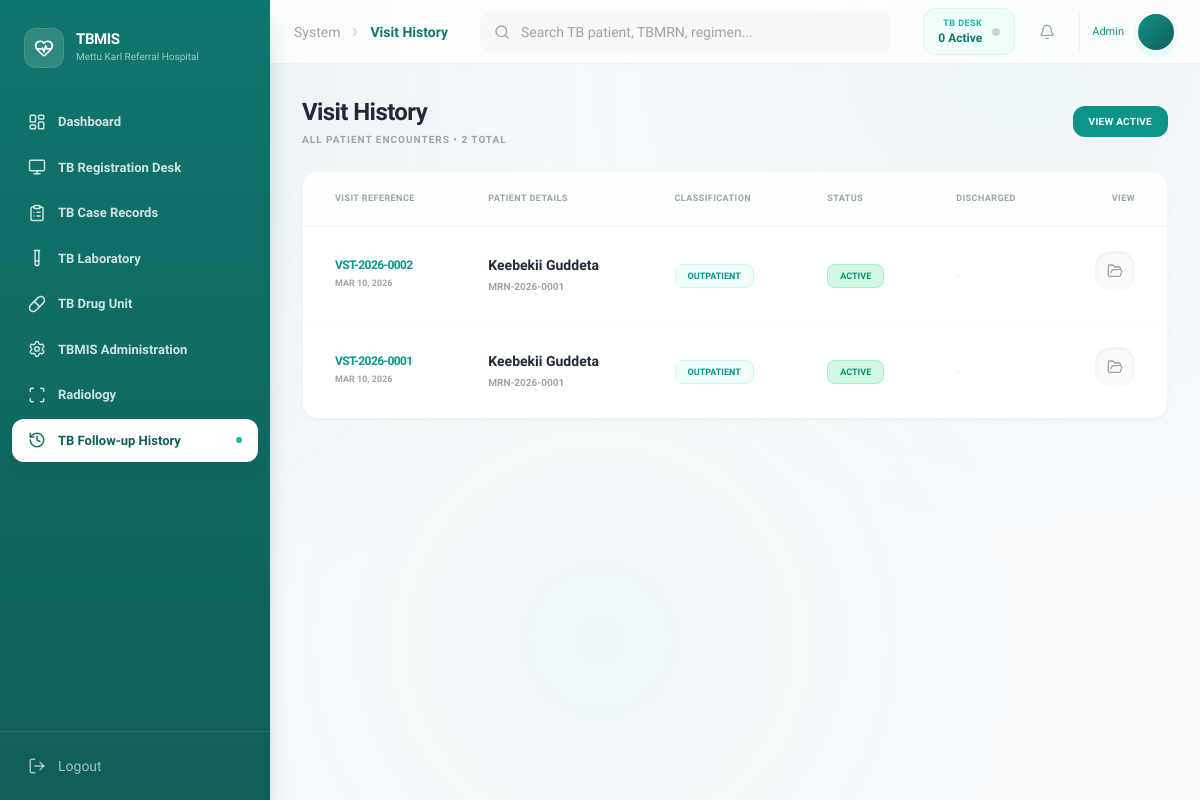
The app's page /index.php?page=visit-history (signed in) with its own data.
### tables this page shows
CREATE TABLE `medical_visits` (
  `visit_id` varchar(20) NOT NULL,
  `patient_id` varchar(20) DEFAULT NULL,
  `visit_date` date NOT NULL,
  `visit_type` enum('Outpatient','Emergency','Inpatient') NOT NULL,
  `clinical_notes` text DEFAULT NULL,
  `created_at` timestamp NOT NULL DEFAULT current_timestamp(),
  `triage_level` enum('Critical','Urgent','Non-Urgent') DEFAULT NULL,
  `status` enum('active','completed','cancelled') NOT NULL DEFAULT 'active',
  `triage_completed` tinyint(1) DEFAULT 0,
  `doctor_assigned` varchar(20) DEFAULT NULL,
  `doctor_completed` tinyint(1) DEFAULT 0,
  `assigned_doctor_id` varchar(20) DEFAULT NULL,
  `assigned_nurse_id` varchar(20) DEFAULT NULL
);

CREATE TABLE `patients` (
  `patient_id` varchar(20) NOT NULL,
  `medical_record_number` varchar(30) NOT NULL,
  `full_name` varchar(100) NOT NULL,
  `age` int(11) NOT NULL,
  `gender` varchar(10) NOT NULL,
  `address` varchar(255) DEFAULT NULL,
  `contact_details` varchar(100) DEFAULT NULL,
  `registered_date` date NOT NULL,
  `created_at` timestamp NOT NULL DEFAULT current_timestamp()
);

### includes/classes/visit.php (called while the page is built, shortened)
<?php
class Visit
{
    private $conn;
    private $table = "medical_visits";
    public function __construct($db)
    {
        $this->conn = $db;
    }
    public function getAllPaginated($limit, $offset)
    {
        $query = "SELECT v.*, p.full_name, p.medical_record_number
              FROM " . $this->table . " v
              JOIN patients p ON v.patient_id = p.patient_id
              ORDER BY v.created_at DESC
              LIMIT :limit OFFSET :offset";
        $stmt = $this->conn->prepare($query);
        $stmt->bindValue(':limit', (int) $limit, PDO::PARAM_INT);
        $stmt->bindValue(':offset', (int) $offset, PDO::PARAM_INT);
        $stmt->execute();
        return $stmt;
    }
    public function countAllVisits()
    {
        $query = "SELECT COUNT(*) as total FROM " . $this->table;
        $stmt = $this->conn->prepare($query);
        $stmt->execute();
        $row = $stmt->fetch(PDO::FETCH_ASSOC);
        return $row['total'];
    }
}

### modules/medical-record/visit-history.php (the view, shortened to what this page needs)
<?php
$limit = 10;
$current_page = isset($_GET['p']) ? (int) $_GET['p'] : 1;
$offset = ($current_page - 1) * $limit;
$total_records = $visitObj->countAllVisits();
$logs = $visitObj->getAllPaginated($limit, $offset);
?>
<div class="space-y-6">
    <div class="flex items-center justify-between">
        <div>
            <h1 class="text-2xl font-bold text-gray-800 tracking-tight">Visit History</h1>
            <p class="text-[10px] text-gray-400 font-bold uppercase tracking-widest mt-1">
                All patient encounters • <?php echo $total_records; ?> total
            </p>
        </div>
        <a href="index.php?page=visit"
            class="px-4 py-2 bg-teal-600 text-white rounded-xl text-[10px] font-semibold uppercase tracking-wide hover:bg-teal-700 transition-all">
            View Active
        </a>
    </div>
    <div class="bg-white rounded-2xl border border-gray-100 shadow-sm overflow-hidden">
        <table class="w-full text-left">
            <thead
                class="bg-gray-50/30 text-[9px] font-semibold text-gray-400 uppercase tracking-wider border-b border-gray-100">
                <tr>
                    <th class="px-8 py-5">Visit Reference</th>
                    <th class="px-8 py-5">Patient Details</th>
                    <th class="px-8 py-5">Classification</th>
                    <th class="px-8 py-5">Status</th>
                    <th class="px-8 py-5">Discharged</th>
                    <th class="px-8 py-5 text-right">View</th>
                </tr>
            </thead>
            <tbody class="divide-y divide-gray-50">
                <?php while ($v = $logs->fetch(PDO::FETCH_ASSOC)):
                    $bg_style = ($v['visit_type'] == 'Emergency') ? 'bg-red-50 text-red-600 border-red-100' : 'bg-teal-50 text-teal-600 border-teal-100';
                    $statusColor = ($v['status'] == 'active') ? 'emerald' : 'gray';
                    $statusText = ($v['status'] == 'active') ? 'Active' : 'Completed';
                    $isDischarged = ($v['status'] == 'completed');
                    ?>
                    <tr class="hover:bg-teal-50/20 transition-all group">
                        <td class="px-8 py-6">
                            <p class="text-xs font-semibold text-teal-600 mb-1 tracking-tighter">
                                <?php echo $v['visit_id']; ?>
                            </p>
                            <p class="text-[9px] font-bold text-gray-400 uppercase">
                                <?php echo date("M d, Y", strtotime($v['created_at'])); ?>
                            </p>
                        </td>
                        <td class="px-8 py-6">
                            <p class="font-semibold text-gray-800 text-sm">
                                <?php echo $v['full_name']; ?>
                            </p>
                            <p class="text-[10px] text-gray-400 font-bold uppercase mt-1">
                                <?php echo $v['medical_record_number']; ?>
                            </p>
                        </td>
                        <td class="px-8 py-6">
                            <span
                                class="px-3 py-1.5 <?php echo $bg_style; ?> text-[9px] font-semibold uppercase rounded-lg border">
                                <?php echo $v['visit_type']; ?>
                            </span>
                        </td>
                        <td class="px-8 py-6">
                            <span
                                class="px-3 py-1.5 bg-<?php echo $statusColor; ?>-100 text-<?php echo $statusColor; ?>-600 text-[9px] font-semibold uppercase rounded-lg border border-<?php echo $statusColor; ?>-200">
                                <?php echo $statusText; ?>
                            </span>
                        </td>
                        <td class="px-8 py-6">
                            <?php if ($isDischarged): ?>
                                <span class="text-[10px] font-medium text-gray-400 bg-gray-100 px-2 py-1 rounded-full">Yes</span>
                            <?php else: ?>
                                <span class="text-[10px] font-medium text-gray-300">-</span>
                            <?php endif; ?>
                        </td>
                        <td class="px-8 py-6 text-right">
                            <?php if ($isDischarged): ?>
                                <a href="index.php?page=consultation&id=<?php echo $v['patient_id']; ?>&vid=<?php echo $v['visit_id']; ?>&viewonly=1"
                                    class="p-3 bg-gray-50 text-gray-400 hover:text-teal-600 hover:bg-teal-50 rounded-2xl transition-all inline-block shadow-inner group"
                                    title="View Patient History (Read Only)">
                                    <i data-lucide="eye" class="w-4 h-4 group-hover:scale-110 transition-transform"></i>
                                </a>
                            <?php else: ?>
                                <?php if ($_SESSION['role'] == 'Nurse'): ?>
                                    <a href="index.php?page=record-vital&id=<?php echo $v['patient_id']; ?>&vid=<?php echo $v['visit_id']; ?>"
                                        class="p-3 bg-gray-50 text-gray-400 hover:text-teal-600 hover:bg-teal-50 rounded-2xl transition-all inline-block shadow-inner group relative"
                                        title="Record Vital Signs">
                                        <i data-lucide="activity" class="w-4 h-4 group-hover:scale-110 transition-transform"></i>
                                    </a>
                                <?php else: ?>
                                    <a href="index.php?page=records&id=<?php echo $v['patient_id']; ?>"
                                        class="p-3 bg-gray-50 text-gray-400 hover:text-teal-600 hover:bg-teal-50 rounded-2xl transition-all inline-block shadow-inner group"
                                        title="View Records">
                                        <i data-lucide="folder-open" class="w-4 h-4 group-hover:scale-110 transition-transform"></i>
                                    </a>
                                <?php endif; ?>
                            <?php endif; ?>
                        </td>
                    </tr>
                <?php endwhile; ?>
            </tbody>
        </table>
    </div>
</div>

### index.php (style rules this page uses)
body { font-family: 'Sora', sans-serif; background: #F8FAFC; }
body::before { content: ''; position: fixed; top: 0; left: 0; right: 0; bottom: 0; background: radial-gradient(circle at 10% 15%, rgba(15, 118, 110, 0.06), transparent 40%), radial-gradient(circle at 85% 5%, rgba(13, 148, 136, 0.04), transparent 40%), radial-gradient(circle at 50% 80%, rgba(16, 185, 129, 0.03), transparent 50%); pointer-events: none; z-index: 0; }
*, *::before, *::after { transition-property: color, background-color, border-color, box-shadow, transform, opacity; transition-timing-function: cubic-bezier(0.4, 0, 0.2, 1); }

### records on screen
medical_visits: visit_id "VST-2026-0002", created_at "MAR 10, 2026", patient.full_name "Keebekii Guddeta", patient.medical_record_number "MRN-2026-0001", visit_type "OUTPATIENT", status "ACTIVE"
medical_visits: visit_id "VST-2026-0001", created_at "MAR 10, 2026", patient.full_name "Keebekii Guddeta", patient.medical_record_number "MRN-2026-0001", visit_type "OUTPATIENT", status "ACTIVE"

### other values on screen
$item['label'] "Dashboard"
$item['label'] "TB Registration Desk"
$item['label'] "TB Case Records"
$item['label'] "TB Laboratory"
$item['label'] "TB Drug Unit"
$item['label'] "TBMIS Administration"
$item['label'] "Radiology"
$item['label'] "TB Follow-up History"
str_replace('-', ' ', $page) "Visit History"
$myLoad "0"
$_SESSION['role'] "Admin"
$total_records "2"
